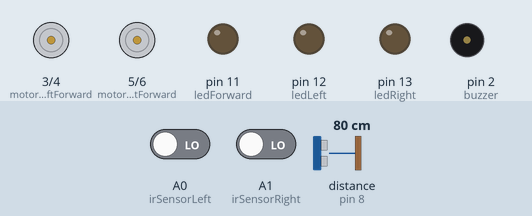
Bench run of a sketch on a simulated Arduino Uno, built with avr-gcc and run on an emulated ATmega328P. Shown: motor-driver pin pairs drawn as motors (green arrow = first pin HIGH = forward, orange = second pin HIGH = backward, longer = more drive, scaled by the enable pin), output pins drawn as LEDs (lit = HIGH), buzzer (waves = sounding, pin HIGH). Wiring (inferred from the names in the program): ultrasonic range finder: trigger pin 7; echo pin 8. Inputs (shaded band) come from the test bench; at power-on: distance to the obstacle (sensor on pin 8) 80 cm, A0 (irSensorLeft) LOW, A1 (irSensorRight) LOW. The echo pulse lasts 58.3 µs per cm; pins used as bus, display or sensor lines are not drawn.

Above: at 1.2 s.
1.3 s: distance to the obstacle (sensor on pin 8) set to 17 cm
2.8 s: distance to the obstacle (sensor on pin 8) set to 14 cm
At 3.2 s:
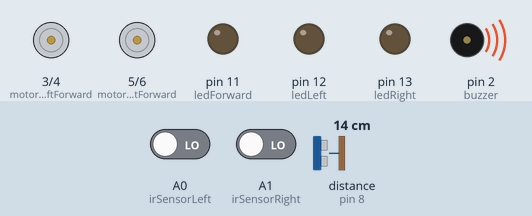
5.8 s: distance to the obstacle (sensor on pin 8) set to 18 cm
At 7.0 s:
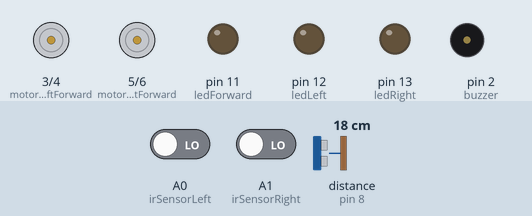
7.3 s: A0 (irSensorLeft) driven HIGH
At 8.4 s:
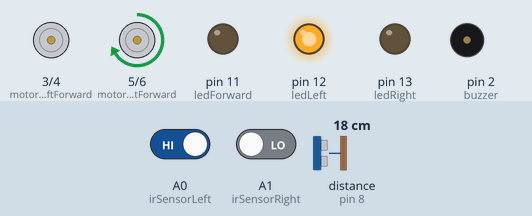
8.8 s: A1 (irSensorRight) driven HIGH
At 9.7 s:
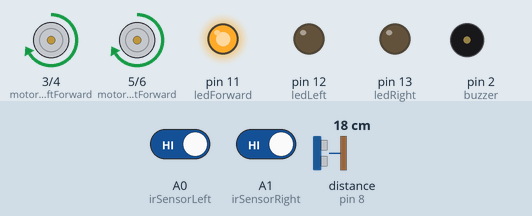
10.3 s: A0 (irSensorLeft) driven LOW
At 11.0 s:
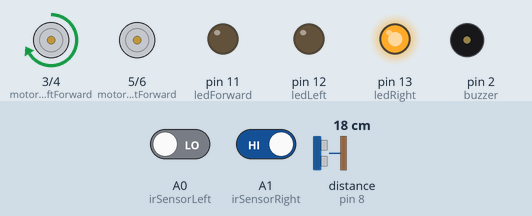
Timing chart, 0 to 12.8 s (numbered marks = the images above; inputs shaded):
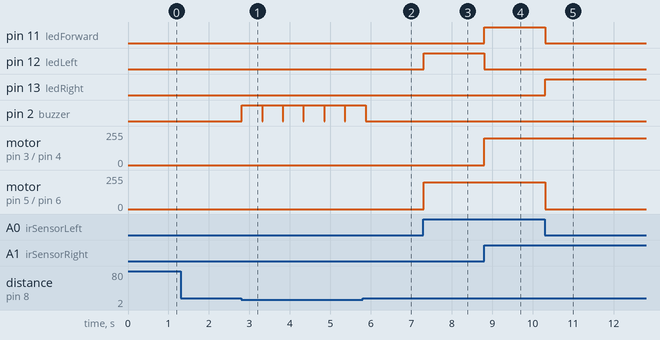

Measured:
- the behaviour switches between 16 and 15 cm on distance to the obstacle (sensor on pin 8) (found by bisection; images 0 and 1)
- after the input at 1.3 s, every drawn part: stays the same
- after the input at 2.8 s, pin 2 (buzzer): alternates HIGH for 0.50 s and LOW for 0.01 s, starting at once
- after the input at 5.8 s, pin 2 (buzzer): goes on until 5.9 s, then stays LOW
- after the input at 7.3 s, pin 12 (ledLeft): LOW → HIGH at once; motor on pin 5 (motorRightForward) / pin 6 (motorRightBackward): stopped → forward 200/255 at once
- after the input at 8.8 s, pin 11 (ledForward): LOW → HIGH at once; pin 12 (ledLeft): HIGH → LOW at once; motor on pin 3 (motorLeftForward) / pin 4 (motorLeftBackward): stopped → forward 200/255 at once
- after the input at 10.3 s, pin 11 (ledForward): HIGH → LOW at once; pin 13 (ledRight): LOW → HIGH at once; motor on pin 5 (motorRightForward) / pin 6 (motorRightBackward): forward 200/255 → stopped at once

The sketch:

line-following-robo-code.ino
```cpp
#include <SoftwareSerial.h> // For Bluetooth communication
#include <Servo.h>          // For servo motors


// Define motor control pins
const int motorLeftForward = 3;  // Left motor forward
const int motorLeftBackward = 4; // Left motor backward
const int motorRightForward = 5; // Right motor forward
const int motorRightBackward = 6; // Right motor backward

// Define motor speed pins
const int motorLeftSpeed = 9;    // PWM pin for left motor speed
const int motorRightSpeed = 10;  // PWM pin for right motor speed

// Define IR sensor pins
const int irSensorLeft = A0;     // Left IR sensor
const int irSensorRight = A1;    // Right IR sensor

// Define Ultrasonic sensor pins
const int trigPin = 7;           // Trigger pin for ultrasonic sensor
const int echoPin = 8;           // Echo pin for ultrasonic sensor

// Define LED and Buzzer pins
const int ledForward = 11;       // LED for forward
const int ledLeft = 12;          // LED for left turn
const int ledRight = 13;         // LED for right turn
const int buzzer = 2;            // Buzzer for alerts

void setup() {
  // Set motor pins as outputs
  pinMode(motorLeftForward, OUTPUT);
  pinMode(motorLeftBackward, OUTPUT);
  pinMode(motorRightForward, OUTPUT);
  pinMode(motorRightBackward, OUTPUT);
  pinMode(motorLeftSpeed, OUTPUT);
  pinMode(motorRightSpeed, OUTPUT);

  // Set IR sensor pins as inputs
  pinMode(irSensorLeft, INPUT);
  pinMode(irSensorRight, INPUT);

  // Set ultrasonic sensor pins
  pinMode(trigPin, OUTPUT);
  pinMode(echoPin, INPUT);

  // Set LED and buzzer pins as outputs
  pinMode(ledForward, OUTPUT);
  pinMode(ledLeft, OUTPUT);
  pinMode(ledRight, OUTPUT);
  pinMode(buzzer, OUTPUT);

  // Start Serial Monitor for debugging
  Serial.begin(9600);
}

void loop() {
  // Read IR sensor values
  int leftSensorValue = digitalRead(irSensorLeft);
  int rightSensorValue = digitalRead(irSensorRight);

  // Check for obstacles
  long distance = measureDistance();

  if (distance < 15) { // If an obstacle is detected within 15 cm
    stopMotors();
    digitalWrite(buzzer, HIGH); // Turn on buzzer
    delay(500);
    digitalWrite(buzzer, LOW);  // Turn off buzzer
  } else {
    // Line-following logic
    if (leftSensorValue == HIGH && rightSensorValue == HIGH) {
      moveForward();
      indicateDirection("forward");
    } else if (leftSensorValue == HIGH && rightSensorValue == LOW) {
      turnLeft();
      indicateDirection("left");
    } else if (leftSensorValue == LOW && rightSensorValue == HIGH) {
      turnRight();
      indicateDirection("right");
    } else {
      stopMotors();
      indicateDirection("stop");
    }
  }

  delay(10); // Small delay for stability
}

// Function to measure distance using ultrasonic sensor
long measureDistance() {
  digitalWrite(trigPin, LOW);
  delayMicroseconds(2);
  digitalWrite(trigPin, HIGH);
  delayMicroseconds(10);
  digitalWrite(trigPin, LOW);

  long duration = pulseIn(echoPin, HIGH);
  long distance = duration * 0.034 / 2; // Convert to cm
  return distance;
}

// Functions to control the motors
void moveForward() {
  analogWrite(motorLeftSpeed, 200);  // Set speed (0-255)
  analogWrite(motorRightSpeed, 200);
  digitalWrite(motorLeftForward, HIGH);
  digitalWrite(motorLeftBackward, LOW);
  digitalWrite(motorRightForward, HIGH);
  digitalWrite(motorRightBackward, LOW);
}

void turnLeft() {
  analogWrite(motorLeftSpeed, 150);  // Reduce left motor speed for a smoother turn
  analogWrite(motorRightSpeed, 200);
  digitalWrite(motorLeftForward, LOW);
  digitalWrite(motorLeftBackward, LOW);
  digitalWrite(motorRightForward, HIGH);
  digitalWrite(motorRightBackward, LOW);
}

void turnRight() {
  analogWrite(motorLeftSpeed, 200);
  analogWrite(motorRightSpeed, 150);  // Reduce right motor speed for a smoother turn
  digitalWrite(motorLeftForward, HIGH);
  digitalWrite(motorLeftBackward, LOW);
  digitalWrite(motorRightForward, LOW);
  digitalWrite(motorRightBackward, LOW);
}

void stopMotors() {
  analogWrite(motorLeftSpeed, 0);
  analogWrite(motorRightSpeed, 0);
  digitalWrite(motorLeftForward, LOW);
  digitalWrite(motorLeftBackward, LOW);
  digitalWrite(motorRightForward, LOW);
  digitalWrite(motorRightBackward, LOW);
}

// Function to indicate direction using LEDs
void indicateDirection(String direction) {
  if (direction == "forward") {
    digitalWrite(ledForward, HIGH);
    digitalWrite(ledLeft, LOW);
    digitalWrite(ledRight, LOW);
  } else if (direction == "left") {
    digitalWrite(ledForward, LOW);
    digitalWrite(ledLeft, HIGH);
    digitalWrite(ledRight, LOW);
  } else if (direction == "right") {
    digitalWrite(ledForward, LOW);
    digitalWrite(ledLeft, LOW);
    digitalWrite(ledRight, HIGH);
  } else { // Stop
    digitalWrite(ledForward, LOW);
    digitalWrite(ledLeft, LOW);
    digitalWrite(ledRight, LOW);
  }
}
```
